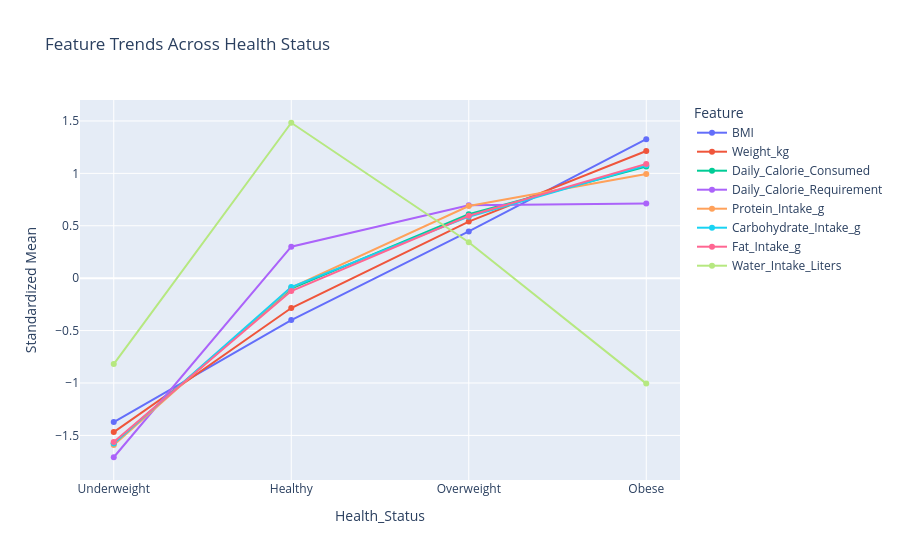

Notebook source saved alongside this figure:
### Markdown cell above
## Feature Trends Across Health Status

### Code cell
health_order = [
    'Underweight',
    'Healthy',
    'Overweight',
    'Obese'
]

features = [
    'BMI',
    'Weight_kg',
    'Daily_Calorie_Consumed',
    'Daily_Calorie_Requirement',
    'Protein_Intake_g',
    'Carbohydrate_Intake_g',
    'Fat_Intake_g',
    'Water_Intake_Liters'
]

mean_df = (
    df.groupby('Health_Status')[features]
        .mean()
        .reindex(health_order)
)

z_df = mean_df.apply(zscore)

long_df = z_df.reset_index().melt(
    id_vars='Health_Status',
    var_name='Feature',
    value_name='Standardized Mean'
)

fig = px.line(
    long_df,
    x='Health_Status',
    y='Standardized Mean',
    color='Feature',
    markers=True,
    title='Feature Trends Across Health Status'
)

fig.show()

### Figure 1 — Plotly figure (JSON) as saved in the notebook; plotly's stock layout.template omitted (floating-point values rounded to 4 significant figures)
{"data": [{"hovertemplate": "Feature=BMI<br>Health_Status=%{x}<br>Standardized Mean=%{y}<extra></extra>", "legendgroup": "BMI", "line": {"color": "#636efa", "dash": "solid"}, "marker": {"symbol": "circle"}, "mode": "lines+markers", "name": "BMI", "orientation": "v", "showlegend": true, "type": "scatter", "x": ["Underweight", "Healthy", "Overweight", "Obese"], "xaxis": "x", "y": [-1.372, -0.3995, 0.4463, 1.326], "yaxis": "y"}, {"hovertemplate": "Feature=Weight_kg<br>Health_Status=%{x}<br>Standardized Mean=%{y}<extra></extra>", "legendgroup": "Weight_kg", "line": {"color": "#EF553B", "dash": "solid"}, "marker": {"symbol": "circle"}, "mode": "lines+markers", "name": "Weight_kg", "orientation": "v", "showlegend": true, "type": "scatter", "x": ["Underweight", "Healthy", "Overweight", "Obese"], "xaxis": "x", "y": [-1.468, -0.285, 0.54, 1.213], "yaxis": "y"}, {"hovertemplate": "Feature=Daily_Calorie_Consumed<br>Health_Status=%{x}<br>Standardized Mean=%{y}<extra></extra>", "legendgroup": "Daily_Calorie_Consumed", "line": {"color": "#00cc96", "dash": "solid"}, "marker": {"symbol": "circle"}, "mode": "lines+markers", "name": "Daily_Calorie_Consumed", "orientation": "v", "showlegend": true, "type": "scatter", "x": ["Underweight", "Healthy", "Overweight", "Obese"], "xaxis": "x", "y": [-1.576, -0.09892, 0.6095, 1.065], "yaxis": "y"}, {"hovertemplate": "Feature=Daily_Calorie_Requirement<br>Health_Status=%{x}<br>Standardized Mean=%{y}<extra></extra>", "legendgroup": "Daily_Calorie_Requirement", "line": {"color": "#ab63fa", "dash": "solid"}, "marker": {"symbol": "circle"}, "mode": "lines+markers", "name": "Daily_Calorie_Requirement", "orientation": "v", "showlegend": true, "type": "scatter", "x": ["Underweight", "Healthy", "Overweight", "Obese"], "xaxis": "x", "y": [-1.708, 0.3006, 0.6949, 0.7129], "yaxis": "y"}, {"hovertemplate": "Feature=Protein_Intake_g<br>Health_Status=%{x}<br>Standardized Mean=%{y}<extra></extra>", "legendgroup": "Protein_Intake_g", "line": {"color": "#FFA15A", "dash": "solid"}, "marker": {"symbol": "circle"}, "mode": "lines+markers", "name": "Protein_Intake_g", "orientation": "v", "showlegend": true, "type": "scatter", "x": ["Underweight", "Healthy", "Overweight", "Obese"], "xaxis": "x", "y": [-1.591, -0.09069, 0.6887, 0.993], "yaxis": "y"}, {"hovertemplate": "Feature=Carbohydrate_Intake_g<br>Health_Status=%{x}<br>Standardized Mean=%{y}<extra></extra>", "legendgroup": "Carbohydrate_Intake_g", "line": {"color": "#19d3f3", "dash": "solid"}, "marker": {"symbol": "circle"}, "mode": "lines+markers", "name": "Carbohydrate_Intake_g", "orientation": "v", "showlegend": true, "type": "scatter", "x": ["Underweight", "Healthy", "Overweight", "Obese"], "xaxis": "x", "y": [-1.578, -0.08483, 0.5868, 1.076], "yaxis": "y"}, {"hovertemplate": "Feature=Fat_Intake_g<br>Health_Status=%{x}<br>Standardized Mean=%{y}<extra></extra>", "legendgroup": "Fat_Intake_g", "line": {"color": "#FF6692", "dash": "solid"}, "marker": {"symbol": "circle"}, "mode": "lines+markers", "name": "Fat_Intake_g", "orientation": "v", "showlegend": true, "type": "scatter", "x": ["Underweight", "Healthy", "Overweight", "Obese"], "xaxis": "x", "y": [-1.563, -0.1223, 0.595, 1.09], "yaxis": "y"}, {"hovertemplate": "Feature=Water_Intake_Liters<br>Health_Status=%{x}<br>Standardized Mean=%{y}<extra></extra>", "legendgroup": "Water_Intake_Liters", "line": {"color": "#B6E880", "dash": "solid"}, "marker": {"symbol": "circle"}, "mode": "lines+markers", "name": "Water_Intake_Liters", "orientation": "v", "showlegend": true, "type": "scatter", "x": ["Underweight", "Healthy", "Overweight", "Obese"], "xaxis": "x", "y": [-0.8197, 1.483, 0.3429, -1.006], "yaxis": "y"}], "layout": {"legend": {"title": {"text": "Feature"}, "tracegroupgap": 0}, "title": {"text": "Feature Trends Across Health Status"}, "xaxis": {"anchor": "y", "domain": [0, 1], "title": {"text": "Health_Status"}}, "yaxis": {"anchor": "x", "domain": [0, 1], "title": {"text": "Standardized Mean"}}}}
